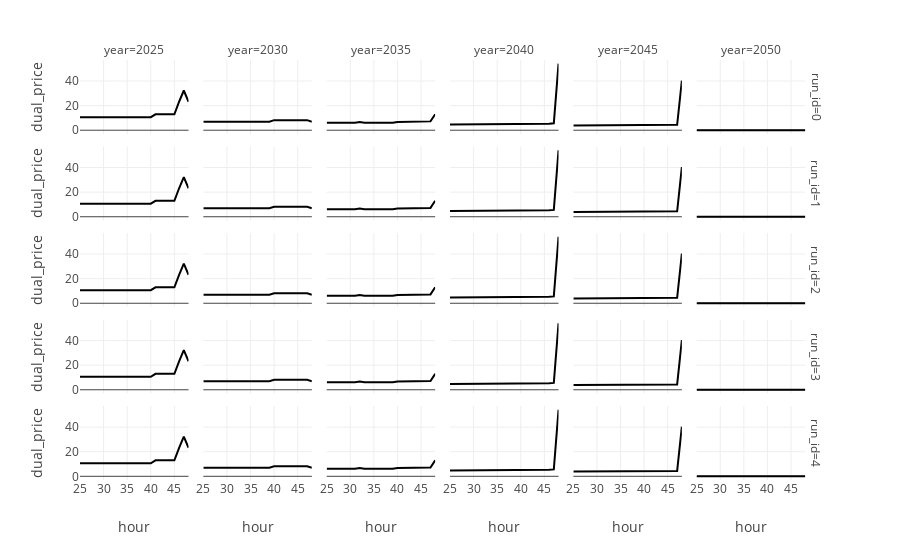

The cell this chart's notebook holds for it:
### Code cell
import plotly.express as px

px.line(el_price_df.reset_index(), x="hour", y="dual_price", facet_col="year", facet_row="run_id")

### Figure 1 — Plotly figure (JSON) as saved in the notebook; plotly's stock layout.template omitted (floating-point values rounded to 4 significant figures)
{"data": [{"hovertemplate": "run_id=0<br>year=2025<br>hour=%{x}<br>dual_price=%{y}<extra></extra>", "legendgroup": "", "line": {"color": "#000001", "dash": "solid"}, "marker": {"symbol": "circle"}, "mode": "lines", "name": "", "orientation": "v", "showlegend": false, "type": "scatter", "x": [25, 26, 27, 28, 29, 30, 31, 32, 33, 34, 35, 36, 37, 38, 39, 40, 41, 42, 43, 44, 45, 46, 47, 48], "xaxis": "x25", "y": [10.61, 10.61, 10.61, 10.61, 10.61, 10.61, 10.61, 10.61, 10.61, 10.61, 10.61, 10.61, 10.61, 10.61, 10.61, 10.61, 12.95, 12.95, 12.95, 12.95, 12.95, 23.15, 32.28, 23.15], "yaxis": "y25"}, {"hovertemplate": "run_id=0<br>year=2030<br>hour=%{x}<br>dual_price=%{y}<extra></extra>", "legendgroup": "", "line": {"color": "#000001", "dash": "solid"}, "marker": {"symbol": "circle"}, "mode": "lines", "name": "", "orientation": "v", "showlegend": false, "type": "scatter", "x": [25, 26, 27, 28, 29, 30, 31, 32, 33, 34, 35, 36, 37, 38, 39, 40, 41, 42, 43, 44, 45, 46, 47, 48], "xaxis": "x26", "y": [6.949, 6.949, 6.949, 6.949, 6.949, 6.949, 6.949, 6.949, 6.949, 6.949, 6.949, 6.949, 6.949, 6.949, 6.949, 8.175, 8.175, 8.175, 8.175, 8.175, 8.175, 8.175, 8.175, 6.949], "yaxis": "y26"}, {"hovertemplate": "run_id=0<br>year=2035<br>hour=%{x}<br>dual_price=%{y}<extra></extra>", "legendgroup": "", "line": {"color": "#000001", "dash": "solid"}, "marker": {"symbol": "circle"}, "mode": "lines", "name": "", "orientation": "v", "showlegend": false, "type": "scatter", "x": [25, 26, 27, 28, 29, 30, 31, 32, 33, 34, 35, 36, 37, 38, 39, 40, 41, 42, 43, 44, 45, 46, 47, 48], "xaxis": "x27", "y": [6.118, 6.118, 6.118, 6.118, 6.118, 6.118, 6.118, 6.769, 6.118, 6.118, 6.118, 6.118, 6.118, 6.118, 6.118, 6.769, 6.769, 6.769, 6.769, 6.769, 6.769, 6.769, 7.192, 13.0], "yaxis": "y27"}, {"hovertemplate": "run_id=0<br>year=2040<br>hour=%{x}<br>dual_price=%{y}<extra></extra>", "legendgroup": "", "line": {"color": "#000001", "dash": "solid"}, "marker": {"symbol": "circle"}, "mode": "lines", "name": "", "orientation": "v", "showlegend": false, "type": "scatter", "x": [25, 26, 27, 28, 29, 30, 31, 32, 33, 34, 35, 36, 37, 38, 39, 40, 41, 42, 43, 44, 45, 46, 47, 48], "xaxis": "x28", "y": [4.749, 4.749, 4.749, 4.749, 4.749, 4.749, 4.749, 5.255, 4.749, 4.749, 4.749, 4.749, 4.749, 4.749, 4.749, 5.255, 5.255, 5.255, 5.255, 5.255, 5.255, 5.255, 5.583, 54.08], "yaxis": "y28"}, {"hovertemplate": "run_id=0<br>year=2045<br>hour=%{x}<br>dual_price=%{y}<extra></extra>", "legendgroup": "", "line": {"color": "#000001", "dash": "solid"}, "marker": {"symbol": "circle"}, "mode": "lines", "name": "", "orientation": "v", "showlegend": false, "type": "scatter", "x": [25, 26, 27, 28, 29, 30, 31, 32, 33, 34, 35, 36, 37, 38, 39, 40, 41, 42, 43, 44, 45, 46, 47, 48], "xaxis": "x29", "y": [3.826, 3.826, 3.826, 3.826, 3.826, 3.826, 3.826, 4.223, 3.826, 3.826, 3.826, 3.826, 3.826, 3.826, 3.826, 4.388, 4.388, 4.388, 4.388, 4.388, 4.388, 4.388, 4.388, 40.37], "yaxis": "y29"}, {"hovertemplate": "run_id=0<br>year=2050<br>hour=%{x}<br>dual_price=%{y}<extra></extra>", "legendgroup": "", "line": {"color": "#000001", "dash": "solid"}, "marker": {"symbol": "circle"}, "mode": "lines", "name": "", "orientation": "v", "showlegend": false, "type": "scatter", "x": [25, 26, 27, 28, 29, 30, 31, 32, 33, 34, 35, 36, 37, 38, 39, 40, 41, 42, 43, 44, 45, 46, 47, 48], "xaxis": "x30", "y": [0.0001981, 0.0001981, 0.0001981, 0.0001981, 0.0001981, 0.0001981, 0.0001981, 0.0002175, 0.0001981, 0.0001981, 0.0001981, 0.0001981, 0.0001981, 0.0001981, 0.0002463, 0.0002463, 0.0002463, 0.0002463, 0.0002463, 0.0002463, 0.0002463, 0.0002463, 0.0002463, 0.001852], "yaxis": "y30"}, {"hovertemplate": "run_id=1<br>year=2025<br>hour=%{x}<br>dual_price=%{y}<extra></extra>", "legendgroup": "", "line": {"color": "#000001", "dash": "solid"}, "marker": {"symbol": "circle"}, "mode": "lines", "name": "", "orientation": "v", "showlegend": false, "type": "scatter", "x": [25, 26, 27, 28, 29, 30, 31, 32, 33, 34, 35, 36, 37, 38, 39, 40, 41, 42, 43, 44, 45, 46, 47, 48], "xaxis": "x19", "y": [10.61, 10.61, 10.61, 10.61, 10.61, 10.61, 10.61, 10.61, 10.61, 10.61, 10.61, 10.61, 10.61, 10.61, 10.61, 10.61, 12.95, 12.95, 12.95, 12.95, 12.95, 23.15, 32.28, 23.15], "yaxis": "y19"}, {"hovertemplate": "run_id=1<br>year=2030<br>hour=%{x}<br>dual_price=%{y}<extra></extra>", "legendgroup": "", "line": {"color": "#000001", "dash": "solid"}, "marker": {"symbol": "circle"}, "mode": "lines", "name": "", "orientation": "v", "showlegend": false, "type": "scatter", "x": [25, 26, 27, 28, 29, 30, 31, 32, 33, 34, 35, 36, 37, 38, 39, 40, 41, 42, 43, 44, 45, 46, 47, 48], "xaxis": "x20", "y": [6.949, 6.949, 6.949, 6.949, 6.949, 6.949, 6.949, 6.949, 6.949, 6.949, 6.949, 6.949, 6.949, 6.949, 6.949, 8.175, 8.175, 8.175, 8.175, 8.175, 8.175, 8.175, 8.175, 6.949], "yaxis": "y20"}, {"hovertemplate": "run_id=1<br>year=2035<br>hour=%{x}<br>dual_price=%{y}<extra></extra>", "legendgroup": "", "line": {"color": "#000001", "dash": "solid"}, "marker": {"symbol": "circle"}, "mode": "lines", "name": "", "orientation": "v", "showlegend": false, "type": "scatter", "x": [25, 26, 27, 28, 29, 30, 31, 32, 33, 34, 35, 36, 37, 38, 39, 40, 41, 42, 43, 44, 45, 46, 47, 48], "xaxis": "x21", "y": [6.118, 6.118, 6.118, 6.118, 6.118, 6.118, 6.118, 6.769, 6.118, 6.118, 6.118, 6.118, 6.118, 6.118, 6.118, 6.769, 6.769, 6.769, 6.769, 6.769, 6.769, 6.769, 7.192, 13.0], "yaxis": "y21"}, {"hovertemplate": "run_id=1<br>year=2040<br>hour=%{x}<br>dual_price=%{y}<extra></extra>", "legendgroup": "", "line": {"color": "#000001", "dash": "solid"}, "marker": {"symbol": "circle"}, "mode": "lines", "name": "", "orientation": "v", "showlegend": false, "type": "scatter", "x": [25, 26, 27, 28, 29, 30, 31, 32, 33, 34, 35, 36, 37, 38, 39, 40, 41, 42, 43, 44, 45, 46, 47, 48], "xaxis": "x22", "y": [4.749, 4.749, 4.749, 4.749, 4.749, 4.749, 4.749, 5.255, 4.749, 4.749, 4.749, 4.749, 4.749, 4.749, 4.749, 5.255, 5.255, 5.255, 5.255, 5.255, 5.255, 5.255, 5.583, 54.08], "yaxis": "y22"}, {"hovertemplate": "run_id=1<br>year=2045<br>hour=%{x}<br>dual_price=%{y}<extra></extra>", "legendgroup": "", "line": {"color": "#000001", "dash": "solid"}, "marker": {"symbol": "circle"}, "mode": "lines", "name": "", "orientation": "v", "showlegend": false, "type": "scatter", "x": [25, 26, 27, 28, 29, 30, 31, 32, 33, 34, 35, 36, 37, 38, 39, 40, 41, 42, 43, 44, 45, 46, 47, 48], "xaxis": "x23", "y": [3.826, 3.826, 3.826, 3.826, 3.826, 3.826, 3.826, 4.223, 3.826, 3.826, 3.826, 3.826, 3.826, 3.826, 3.826, 4.388, 4.388, 4.388, 4.388, 4.388, 4.388, 4.388, 4.388, 40.37], "yaxis": "y23"}, {"hovertemplate": "run_id=1<br>year=2050<br>hour=%{x}<br>dual_price=%{y}<extra></extra>", "legendgroup": "", "line": {"color": "#000001", "dash": "solid"}, "marker": {"symbol": "circle"}, "mode": "lines", "name": "", "orientation": "v", "showlegend": false, "type": "scatter", "x": [25, 26, 27, 28, 29, 30, 31, 32, 33, 34, 35, 36, 37, 38, 39, 40, 41, 42, 43, 44, 45, 46, 47, 48], "xaxis": "x24", "y": [0.0001981, 0.0001981, 0.0001981, 0.0001981, 0.0001981, 0.0001981, 0.0001981, 0.0002175, 0.0001981, 0.0001981, 0.0001981, 0.0001981, 0.0001981, 0.0001981, 0.0002463, 0.0002463, 0.0002463, 0.0002463, 0.0002463, 0.0002463, 0.0002463, 0.0002463, 0.0002463, 0.001852], "yaxis": "y24"}, {"hovertemplate": "run_id=2<br>year=2025<br>hour=%{x}<br>dual_price=%{y}<extra></extra>", "legendgroup": "", "line": {"color": "#000001", "dash": "solid"}, "marker": {"symbol": "circle"}, "mode": "lines", "name": "", "orientation": "v", "showlegend": false, "type": "scatter", "x": [25, 26, 27, 28, 29, 30, 31, 32, 33, 34, 35, 36, 37, 38, 39, 40, 41, 42, 43, 44, 45, 46, 47, 48], "xaxis": "x13", "y": [10.61, 10.61, 10.61, 10.61, 10.61, 10.61, 10.61, 10.61, 10.61, 10.61, 10.61, 10.61, 10.61, 10.61, 10.61, 10.61, 12.95, 12.95, 12.95, 12.95, 12.95, 23.15, 32.28, 23.15], "yaxis": "y13"}, {"hovertemplate": "run_id=2<br>year=2030<br>hour=%{x}<br>dual_price=%{y}<extra></extra>", "legendgroup": "", "line": {"color": "#000001", "dash": "solid"}, "marker": {"symbol": "circle"}, "mode": "lines", "name": "", "orientation": "v", "showlegend": false, "type": "scatter", "x": [25, 26, 27, 28, 29, 30, 31, 32, 33, 34, 35, 36, 37, 38, 39, 40, 41, 42, 43, 44, 45, 46, 47, 48], "xaxis": "x14", "y": [6.949, 6.949, 6.949, 6.949, 6.949, 6.949, 6.949, 6.949, 6.949, 6.949, 6.949, 6.949, 6.949, 6.949, 6.949, 8.175, 8.175, 8.175, 8.175, 8.175, 8.175, 8.175, 8.175, 6.949], "yaxis": "y14"}, {"hovertemplate": "run_id=2<br>year=2035<br>hour=%{x}<br>dual_price=%{y}<extra></extra>", "legendgroup": "", "line": {"color": "#000001", "dash": "solid"}, "marker": {"symbol": "circle"}, "mode": "lines", "name": "", "orientation": "v", "showlegend": false, "type": "scatter", "x": [25, 26, 27, 28, 29, 30, 31, 32, 33, 34, 35, 36, 37, 38, 39, 40, 41, 42, 43, 44, 45, 46, 47, 48], "xaxis": "x15", "y": [6.118, 6.118, 6.118, 6.118, 6.118, 6.118, 6.118, 6.769, 6.118, 6.118, 6.118, 6.118, 6.118, 6.118, 6.118, 6.769, 6.769, 6.769, 6.769, 6.769, 6.769, 6.769, 7.192, 13.0], "yaxis": "y15"}, {"hovertemplate": "run_id=2<br>year=2040<br>hour=%{x}<br>dual_price=%{y}<extra></extra>", "legendgroup": "", "line": {"color": "#000001", "dash": "solid"}, "marker": {"symbol": "circle"}, "mode": "lines", "name": "", "orientation": "v", "showlegend": false, "type": "scatter", "x": [25, 26, 27, 28, 29, 30, 31, 32, 33, 34, 35, 36, 37, 38, 39, 40, 41, 42, 43, 44, 45, 46, 47, 48], "xaxis": "x16", "y": [4.749, 4.749, 4.749, 4.749, 4.749, 4.749, 4.749, 5.255, 4.749, 4.749, 4.749, 4.749, 4.749, 4.749, 4.749, 5.255, 5.255, 5.255, 5.255, 5.255, 5.255, 5.255, 5.583, 54.08], "yaxis": "y16"}, {"hovertemplate": "run_id=2<br>year=2045<br>hour=%{x}<br>dual_price=%{y}<extra></extra>", "legendgroup": "", "line": {"color": "#000001", "dash": "solid"}, "marker": {"symbol": "circle"}, "mode": "lines", "name": "", "orientation": "v", "showlegend": false, "type": "scatter", "x": [25, 26, 27, 28, 29, 30, 31, 32, 33, 34, 35, 36, 37, 38, 39, 40, 41, 42, 43, 44, 45, 46, 47, 48], "xaxis": "x17", "y": [3.826, 3.826, 3.826, 3.826, 3.826, 3.826, 3.826, 4.223, 3.826, 3.826, 3.826, 3.826, 3.826, 3.826, 3.826, 4.388, 4.388, 4.388, 4.388, 4.388, 4.388, 4.388, 4.388, 40.37], "yaxis": "y17"}, {"hovertemplate": "run_id=2<br>year=2050<br>hour=%{x}<br>dual_price=%{y}<extra></extra>", "legendgroup": "", "line": {"color": "#000001", "dash": "solid"}, "marker": {"symbol": "circle"}, "mode": "lines", "name": "", "orientation": "v", "showlegend": false, "type": "scatter", "x": [25, 26, 27, 28, 29, 30, 31, 32, 33, 34, 35, 36, 37, 38, 39, 40, 41, 42, 43, 44, 45, 46, 47, 48], "xaxis": "x18", "y": [0.0001981, 0.0001981, 0.0001981, 0.0001981, 0.0001981, 0.0001981, 0.0001981, 0.0002175, 0.0001981, 0.0001981, 0.0001981, 0.0001981, 0.0001981, 0.0001981, 0.0002463, 0.0002463, 0.0002463, 0.0002463, 0.0002463, 0.0002463, 0.0002463, 0.0002463, 0.0002463, 0.001852], "yaxis": "y18"}, {"hovertemplate": "run_id=3<br>year=2025<br>hour=%{x}<br>dual_price=%{y}<extra></extra>", "legendgroup": "", "line": {"color": "#000001", "dash": "solid"}, "marker": {"symbol": "circle"}, "mode": "lines", "name": "", "orientation": "v", "showlegend": false, "type": "scatter", "x": [25, 26, 27, 28, 29, 30, 31, 32, 33, 34, 35, 36, 37, 38, 39, 40, 41, 42, 43, 44, 45, 46, 47, 48], "xaxis": "x7", "y": [10.61, 10.61, 10.61, 10.61, 10.61, 10.61, 10.61, 10.61, 10.61, 10.61, 10.61, 10.61, 10.61, 10.61, 10.61, 10.61, 12.95, 12.95, 12.95, 12.95, 12.95, 23.15, 32.28, 23.15], "yaxis": "y7"}, {"hovertemplate": "run_id=3<br>year=2030<br>hour=%{x}<br>dual_price=%{y}<extra></extra>", "legendgroup": "", "line": {"color": "#000001", "dash": "solid"}, "marker": {"symbol": "circle"}, "mode": "lines", "name": "", "orientation": "v", "showlegend": false, "type": "scatter", "x": [25, 26, 27, 28, 29, 30, 31, 32, 33, 34, 35, 36, 37, 38, 39, 40, 41, 42, 43, 44, 45, 46, 47, 48], "xaxis": "x8", "y": [6.949, 6.949, 6.949, 6.949, 6.949, 6.949, 6.949, 6.949, 6.949, 6.949, 6.949, 6.949, 6.949, 6.949, 6.949, 8.175, 8.175, 8.175, 8.175, 8.175, 8.175, 8.175, 8.175, 6.949], "yaxis": "y8"}, {"hovertemplate": "run_id=3<br>year=2035<br>hour=%{x}<br>dual_price=%{y}<extra></extra>", "legendgroup": "", "line": {"color": "#000001", "dash": "solid"}, "marker": {"symbol": "circle"}, "mode": "lines", "name": "", "orientation": "v", "showlegend": false, "type": "scatter", "x": [25, 26, 27, 28, 29, 30, 31, 32, 33, 34, 35, 36, 37, 38, 39, 40, 41, 42, 43, 44, 45, 46, 47, 48], "xaxis": "x9", "y": [6.118, 6.118, 6.118, 6.118, 6.118, 6.118, 6.118, 6.769, 6.118, 6.118, 6.118, 6.118, 6.118, 6.118, 6.118, 6.769, 6.769, 6.769, 6.769, 6.769, 6.769, 6.769, 7.192, 13.0], "yaxis": "y9"}, {"hovertemplate": "run_id=3<br>year=2040<br>hour=%{x}<br>dual_price=%{y}<extra></extra>", "legendgroup": "", "line": {"color": "#000001", "dash": "solid"}, "marker": {"symbol": "circle"}, "mode": "lines", "name": "", "orientation": "v", "showlegend": false, "type": "scatter", "x": [25, 26, 27, 28, 29, 30, 31, 32, 33, 34, 35, 36, 37, 38, 39, 40, 41, 42, 43, 44, 45, 46, 47, 48], "xaxis": "x10", "y": [4.749, 4.749, 4.749, 4.749, 4.749, 4.749, 4.749, 5.255, 4.749, 4.749, 4.749, 4.749, 4.749, 4.749, 4.749, 5.255, 5.255, 5.255, 5.255, 5.255, 5.255, 5.255, 5.583, 54.08], "yaxis": "y10"}, {"hovertemplate": "run_id=3<br>year=2045<br>hour=%{x}<br>dual_price=%{y}<extra></extra>", "legendgroup": "", "line": {"color": "#000001", "dash": "solid"}, "marker": {"symbol": "circle"}, "mode": "lines", "name": "", "orientation": "v", "showlegend": false, "type": "scatter", "x": [25, 26, 27, 28, 29, 30, 31, 32, 33, 34, 35, 36, 37, 38, 39, 40, 41, 42, 43, 44, 45, 46, 47, 48], "xaxis": "x11", "y": [3.826, 3.826, 3.826, 3.826, 3.826, 3.826, 3.826, 4.223, 3.826, 3.826, 3.826, 3.826, 3.826, 3.826, 3.826, 4.388, 4.388, 4.388, 4.388, 4.388, 4.388, 4.388, 4.388, 40.37], "yaxis": "y11"}, {"hovertemplate": "run_id=3<br>year=2050<br>hour=%{x}<br>dual_price=%{y}<extra></extra>", "legendgroup": "", "line": {"color": "#000001", "dash": "solid"}, "marker": {"symbol": "circle"}, "mode": "lines", "name": "", "orientation": "v", "showlegend": false, "type": "scatter", "x": [25, 26, 27, 28, 29, 30, 31, 32, 33, 34, 35, 36, 37, 38, 39, 40, 41, 42, 43, 44, 45, 46, 47, 48], "xaxis": "x12", "y": [0.0001981, 0.0001981, 0.0001981, 0.0001981, 0.0001981, 0.0001981, 0.0001981, 0.0002175, 0.0001981, 0.0001981, 0.0001981, 0.0001981, 0.0001981, 0.0001981, 0.0002463, 0.0002463, 0.0002463, 0.0002463, 0.0002463, 0.0002463, 0.0002463, 0.0002463, 0.0002463, 0.001852], "yaxis": "y12"}, {"hovertemplate": "run_id=4<br>year=2025<br>hour=%{x}<br>dual_price=%{y}<extra></extra>", "legendgroup": "", "line": {"color": "#000001", "dash": "solid"}, "marker": {"symbol": "circle"}, "mode": "lines", "name": "", "orientation": "v", "showlegend": false, "type": "scatter", "x": [25, 26, 27, 28, 29, 30, 31, 32, 33, 34, 35, 36, 37, 38, 39, 40, 41, 42, 43, 44, 45, 46, 47, 48], "xaxis": "x", "y": [10.61, 10.61, 10.61, 10.61, 10.61, 10.61, 10.61, 10.61, 10.61, 10.61, 10.61, 10.61, 10.61, 10.61, 10.61, 10.61, 12.95, 12.95, 12.95, 12.95, 12.95, 23.15, 32.28, 23.15], "yaxis": "y"}, {"hovertemplate": "run_id=4<br>year=2030<br>hour=%{x}<br>dual_price=%{y}<extra></extra>", "legendgroup": "", "line": {"color": "#000001", "dash": "solid"}, "marker": {"symbol": "circle"}, "mode": "lines", "name": "", "orientation": "v", "showlegend": false, "type": "scatter", "x": [25, 26, 27, 28, 29, 30, 31, 32, 33, 34, 35, 36, 37, 38, 39, 40, 41, 42, 43, 44, 45, 46, 47, 48], "xaxis": "x2", "y": [6.949, 6.949, 6.949, 6.949, 6.949, 6.949, 6.949, 6.949, 6.949, 6.949, 6.949, 6.949, 6.949, 6.949, 6.949, 8.175, 8.175, 8.175, 8.175, 8.175, 8.175, 8.175, 8.175, 6.949], "yaxis": "y2"}, {"hovertemplate": "run_id=4<br>year=2035<br>hour=%{x}<br>dual_price=%{y}<extra></extra>", "legendgroup": "", "line": {"color": "#000001", "dash": "solid"}, "marker": {"symbol": "circle"}, "mode": "lines", "name": "", "orientation": "v", "showlegend": false, "type": "scatter", "x": [25, 26, 27, 28, 29, 30, 31, 32, 33, 34, 35, 36, 37, 38, 39, 40, 41, 42, 43, 44, 45, 46, 47, 48], "xaxis": "x3", "y": [6.118, 6.118, 6.118, 6.118, 6.118, 6.118, 6.118, 6.769, 6.118, 6.118, 6.118, 6.118, 6.118, 6.118, 6.118, 6.769, 6.769, 6.769, 6.769, 6.769, 6.769, 6.769, 7.192, 13.0], "yaxis": "y3"}, {"hovertemplate": "run_id=4<br>year=2040<br>hour=%{x}<br>dual_price=%{y}<extra></extra>", "legendgroup": "", "line": {"color": "#000001", "dash": "solid"}, "marker": {"symbol": "circle"}, "mode": "lines", "name": "", "orientation": "v", "showlegend": false, "type": "scatter", "x": [25, 26, 27, 28, 29, 30, 31, 32, 33, 34, 35, 36, 37, 38, 39, 40, 41, 42, 43, 44, 45, 46, 47, 48], "xaxis": "x4", "y": [4.749, 4.749, 4.749, 4.749, 4.749, 4.749, 4.749, 5.255, 4.749, 4.749, 4.749, 4.749, 4.749, 4.749, 4.749, 5.255, 5.255, 5.255, 5.255, 5.255, 5.255, 5.255, 5.583, 54.08], "yaxis": "y4"}, {"hovertemplate": "run_id=4<br>year=2045<br>hour=%{x}<br>dual_price=%{y}<extra></extra>", "legendgroup": "", "line": {"color": "#000001", "dash": "solid"}, "marker": {"symbol": "circle"}, "mode": "lines", "name": "", "orientation": "v", "showlegend": false, "type": "scatter", "x": [25, 26, 27, 28, 29, 30, 31, 32, 33, 34, 35, 36, 37, 38, 39, 40, 41, 42, 43, 44, 45, 46, 47, 48], "xaxis": "x5", "y": [3.826, 3.826, 3.826, 3.826, 3.826, 3.826, 3.826, 4.223, 3.826, 3.826, 3.826, 3.826, 3.826, 3.826, 3.826, 4.388, 4.388, 4.388, 4.388, 4.388, 4.388, 4.388, 4.388, 40.37], "yaxis": "y5"}, {"hovertemplate": "run_id=4<br>year=2050<br>hour=%{x}<br>dual_price=%{y}<extra></extra>", "legendgroup": "", "line": {"color": "#000001", "dash": "solid"}, "marker": {"symbol": "circle"}, "mode": "lines", "name": "", "orientation": "v", "showlegend": false, "type": "scatter", "x": [25, 26, 27, 28, 29, 30, 31, 32, 33, 34, 35, 36, 37, 38, 39, 40, 41, 42, 43, 44, 45, 46, 47, 48], "xaxis": "x6", "y": [0.0001981, 0.0001981, 0.0001981, 0.0001981, 0.0001981, 0.0001981, 0.0001981, 0.0002175, 0.0001981, 0.0001981, 0.0001981, 0.0001981, 0.0001981, 0.0001981, 0.0002463, 0.0002463, 0.0002463, 0.0002463, 0.0002463, 0.0002463, 0.0002463, 0.0002463, 0.0002463, 0.001852], "yaxis": "y6"}], "layout": {"annotations": [{"font": {}, "showarrow": false, "text": "year=2025", "x": 0.07333, "xanchor": "center", "xref": "paper", "y": 1, "yanchor": "bottom", "yref": "paper"}, {"font": {}, "showarrow": false, "text": "year=2030", "x": 0.24, "xanchor": "center", "xref": "paper", "y": 1, "yanchor": "bottom", "yref": "paper"}, {"font": {}, "showarrow": false, "text": "year=2035", "x": 0.4067, "xanchor": "center", "xref": "paper", "y": 1, "yanchor": "bottom", "yref": "paper"}, {"font": {}, "showarrow": false, "text": "year=2040", "x": 0.5733, "xanchor": "center", "xref": "paper", "y": 1, "yanchor": "bottom", "yref": "paper"}, {"font": {}, "showarrow": false, "text": "year=2045", "x": 0.74, "xanchor": "center", "xref": "paper", "y": 1, "yanchor": "bottom", "yref": "paper"}, {"font": {}, "showarrow": false, "text": "year=2050", "x": 0.9067, "xanchor": "center", "xref": "paper", "y": 1, "yanchor": "bottom", "yref": "paper"}, {"font": {}, "showarrow": false, "text": "run_id=4", "textangle": 90, "x": 0.98, "xanchor": "left", "xref": "paper", "y": 0.088, "yanchor": "middle", "yref": "paper"}, {"font": {}, "showarrow": false, "text": "run_id=3", "textangle": 90, "x": 0.98, "xanchor": "left", "xref": "paper", "y": 0.294, "yanchor": "middle", "yref": "paper"}, {"font": {}, "showarrow": false, "text": "run_id=2", "textangle": 90, "x": 0.98, "xanchor": "left", "xref": "paper", "y": 0.5, "yanchor": "middle", "yref": "paper"}, {"font": {}, "showarrow": false, "text": "run_id=1", "textangle": 90, "x": 0.98, "xanchor": "left", "xref": "paper", "y": 0.706, "yanchor": "middle", "yref": "paper"}, {"font": {}, "showarrow": false, "text": "run_id=0", "textangle": 90, "x": 0.98, "xanchor": "left", "xref": "paper", "y": 0.912, "yanchor": "middle", "yref": "paper"}], "legend": {"tracegroupgap": 0}, "margin": {"t": 60}, "xaxis": {"anchor": "y", "domain": [0, 0.1467], "title": {"text": "hour"}}, "xaxis10": {"anchor": "y10", "domain": [0.5, 0.6467], "matches": "x", "showticklabels": false}, "xaxis11": {"anchor": "y11", "domain": [0.6667, 0.8133], "matches": "x", "showticklabels": false}, "xaxis12": {"anchor": "y12", "domain": [0.8333, 0.98], "matches": "x", "showticklabels": false}, "xaxis13": {"anchor": "y13", "domain": [0, 0.1467], "matches": "x", "showticklabels": false}, "xaxis14": {"anchor": "y14", "domain": [0.1667, 0.3133], "matches": "x", "showticklabels": false}, "xaxis15": {"anchor": "y15", "domain": [0.3333, 0.48], "matches": "x", "showticklabels": false}, "xaxis16": {"anchor": "y16", "domain": [0.5, 0.6467], "matches": "x", "showticklabels": false}, "xaxis17": {"anchor": "y17", "domain": [0.6667, 0.8133], "matches": "x", "showticklabels": false}, "xaxis18": {"anchor": "y18", "domain": [0.8333, 0.98], "matches": "x", "showticklabels": false}, "xaxis19": {"anchor": "y19", "domain": [0, 0.1467], "matches": "x", "showticklabels": false}, "xaxis2": {"anchor": "y2", "domain": [0.1667, 0.3133], "matches": "x", "title": {"text": "hour"}}, "xaxis20": {"anchor": "y20", "domain": [0.1667, 0.3133], "matches": "x", "showticklabels": false}, "xaxis21": {"anchor": "y21", "domain": [0.3333, 0.48], "matches": "x", "showticklabels": false}, "xaxis22": {"anchor": "y22", "domain": [0.5, 0.6467], "matches": "x", "showticklabels": false}, "xaxis23": {"anchor": "y23", "domain": [0.6667, 0.8133], "matches": "x", "showticklabels": false}, "xaxis24": {"anchor": "y24", "domain": [0.8333, 0.98], "matches": "x", "showticklabels": false}, "xaxis25": {"anchor": "y25", "domain": [0, 0.1467], "matches": "x", "showticklabels": false}, "xaxis26": {"anchor": "y26", "domain": [0.1667, 0.3133], "matches": "x", "showticklabels": false}, "xaxis27": {"anchor": "y27", "domain": [0.3333, 0.48], "matches": "x", "showticklabels": false}, "xaxis28": {"anchor": "y28", "domain": [0.5, 0.6467], "matches": "x", "showticklabels": false}, "xaxis29": {"anchor": "y29", "domain": [0.6667, 0.8133], "matches": "x", "showticklabels": false}, "xaxis3": {"anchor": "y3", "domain": [0.3333, 0.48], "matches": "x", "title": {"text": "hour"}}, "xaxis30": {"anchor": "y30", "domain": [0.8333, 0.98], "matches": "x", "showticklabels": false}, "xaxis4": {"anchor": "y4", "domain": [0.5, 0.6467], "matches": "x", "title": {"text": "hour"}}, "xaxis5": {"anchor": "y5", "domain": [0.6667, 0.8133], "matches": "x", "title": {"text": "hour"}}, "xaxis6": {"anchor": "y6", "domain": [0.8333, 0.98], "matches": "x", "title": {"text": "hour"}}, "xaxis7": {"anchor": "y7", "domain": [0, 0.1467], "matches": "x", "showticklabels": false}, "xaxis8": {"anchor": "y8", "domain": [0.1667, 0.3133], "matches": "x", "showticklabels": false}, "xaxis9": {"anchor": "y9", "domain": [0.3333, 0.48], "matches": "x", "showticklabels": false}, "yaxis": {"anchor": "x", "domain": [0, 0.176], "title": {"text": "dual_price"}}, "yaxis10": {"anchor": "x10", "domain": [0.206, 0.382], "matches": "y", "showticklabels": false}, "yaxis11": {"anchor": "x11", "domain": [0.206, 0.382], "matches": "y", "showticklabels": false}, "yaxis12": {"anchor": "x12", "domain": [0.206, 0.382], "matches": "y", "showticklabels": false}, "yaxis13": {"anchor": "x13", "domain": [0.412, 0.588], "matches": "y", "title": {"text": "dual_price"}}, "yaxis14": {"anchor": "x14", "domain": [0.412, 0.588], "matches": "y", "showticklabels": false}, "yaxis15": {"anchor": "x15", "domain": [0.412, 0.588], "matches": "y", "showticklabels": false}, "yaxis16": {"anchor": "x16", "domain": [0.412, 0.588], "matches": "y", "showticklabels": false}, "yaxis17": {"anchor": "x17", "domain": [0.412, 0.588], "matches": "y", "showticklabels": false}, "yaxis18": {"anchor": "x18", "domain": [0.412, 0.588], "matches": "y", "showticklabels": false}, "yaxis19": {"anchor": "x19", "domain": [0.618, 0.794], "matches": "y", "title": {"text": "dual_price"}}, "yaxis2": {"anchor": "x2", "domain": [0, 0.176], "matches": "y", "showticklabels": false}, "yaxis20": {"anchor": "x20", "domain": [0.618, 0.794], "matches": "y", "showticklabels": false}, "yaxis21": {"anchor": "x21", "domain": [0.618, 0.794], "matches": "y", "showticklabels": false}, "yaxis22": {"anchor": "x22", "domain": [0.618, 0.794], "matches": "y", "showticklabels": false}, "yaxis23": {"anchor": "x23", "domain": [0.618, 0.794], "matches": "y", "showticklabels": false}, "yaxis24": {"anchor": "x24", "domain": [0.618, 0.794], "matches": "y", "showticklabels": false}, "yaxis25": {"anchor": "x25", "domain": [0.824, 1], "matches": "y", "title": {"text": "dual_price"}}, "yaxis26": {"anchor": "x26", "domain": [0.824, 1], "matches": "y", "showticklabels": false}, "yaxis27": {"anchor": "x27", "domain": [0.824, 1], "matches": "y", "showticklabels": false}, "yaxis28": {"anchor": "x28", "domain": [0.824, 1], "matches": "y", "showticklabels": false}, "yaxis29": {"anchor": "x29", "domain": [0.824, 1], "matches": "y", "showticklabels": false}, "yaxis3": {"anchor": "x3", "domain": [0, 0.176], "matches": "y", "showticklabels": false}, "yaxis30": {"anchor": "x30", "domain": [0.824, 1], "matches": "y", "showticklabels": false}, "yaxis4": {"anchor": "x4", "domain": [0, 0.176], "matches": "y", "showticklabels": false}, "yaxis5": {"anchor": "x5", "domain": [0, 0.176], "matches": "y", "showticklabels": false}, "yaxis6": {"anchor": "x6", "domain": [0, 0.176], "matches": "y", "showticklabels": false}, "yaxis7": {"anchor": "x7", "domain": [0.206, 0.382], "matches": "y", "title": {"text": "dual_price"}}, "yaxis8": {"anchor": "x8", "domain": [0.206, 0.382], "matches": "y", "showticklabels": false}, "yaxis9": {"anchor": "x9", "domain": [0.206, 0.382], "matches": "y", "showticklabels": false}}}
